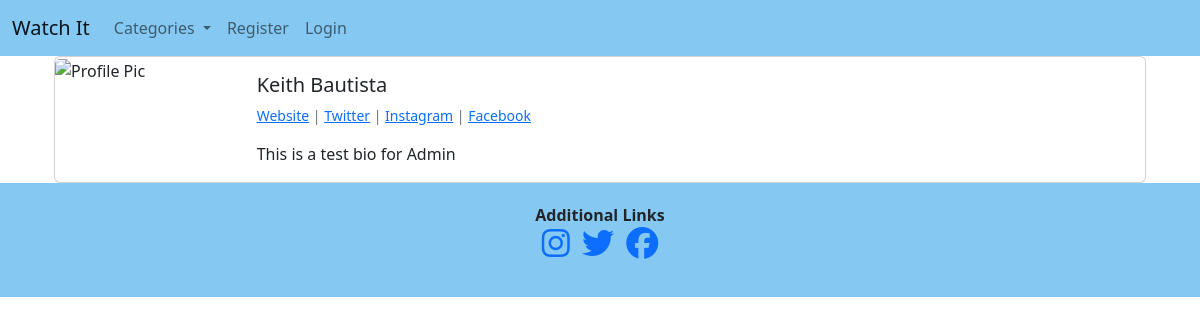
/members/1/profile/, run on the app's committed database.
### watchit/models.py (models this page shows, shortened)
class Profile(models.Model):
    user = models.OneToOneField(User, null=True, on_delete=models.CASCADE)
    bio = models.TextField()
    profile_pic = CloudinaryField('profile', default='default')
    website_url = models.CharField(max_length=255, blank=True, null=True)
    twitter_url = models.CharField(max_length=255, blank=True, null=True)
    instagram_url = models.CharField(max_length=255, blank=True, null=True)
    facebook_url = models.CharField(max_length=255, blank=True, null=True)

### members/views.py (the view)
# urls.py: path('<int:pk>/profile/', ProfilePageView.as_view(), name="profile-page"),
class ProfilePageView(DetailView):
    model = Profile
    template_name = 'registration/user_profile.html'
    def get_context_data(self, *args, **kwargs):
        users = Profile.objects.all()
        context = super(ProfilePageView, self).get_context_data(*args, **kwargs)
        page_user = get_object_or_404(Profile, id=self.kwargs['pk'])
        context["page_user"] = page_user
        return context  # Returns context to page itself

### members/templates/registration/user_profile.html
{% extends 'base.html' %}
{% load static %}
{% block content %}
<div class="container bcontent">
    <div class="card">
        <div class="row no-gutters">
            <div class="col-sm-2">
                {% if page_user.profile_pic.url %}
                <img class="card-img" src="{{ page_user.profile_pic.url }}" alt="Profile Pic">
                {% else %}
                <img class="card-img" src="https://res.cloudinary.com/dq4hocok1/image/upload/v1669434603/defaultProfilePic_fepkbo.webp" alt="Profile Pic">
                {% endif %}
            </div>
            <div class="col-sm-10">
                <div class="card-body">
                    <h5 class="card-title">
                        {{ page_user.user.first_name }}
                        {{ page_user.user.last_name }}
                    </h5>
                    <p class="small text-muted">
                        {% if page_user.website_url %}
                             <a target="_blank" href="{{ page_user.profile.website_url }}">Website</a>
                        {% endif %}
                        {% if page_user.twitter_url %}
                            | <a target="_blank" href="{{ page_user.profile.twitter_url }}">Twitter</a>
                        {% endif %}
                        {% if page_user.instagram_url %}
                            | <a target="_blank" href="{{ page_user.instagram_url }}">Instagram</a>
                        {% endif %}
                        {% if page_user.facebook_url %}
                            | <a target="_blank" href="{{ page_user.facebook_url }}">Facebook</a>
                        {% endif %}
                    </p>
                    <p class="card-text">{{ page_user.bio }}</p>
                </div>
            </div>
        </div>
    </div>
</div>
{% endblock %}

### watchit/static/css/style.css (style rules this page uses)
body { word-wrap: break-word; }

### data on the page
Profile: user.first_name "Keith", user.last_name "Bautista", bio "This is a test bio for Admin"
